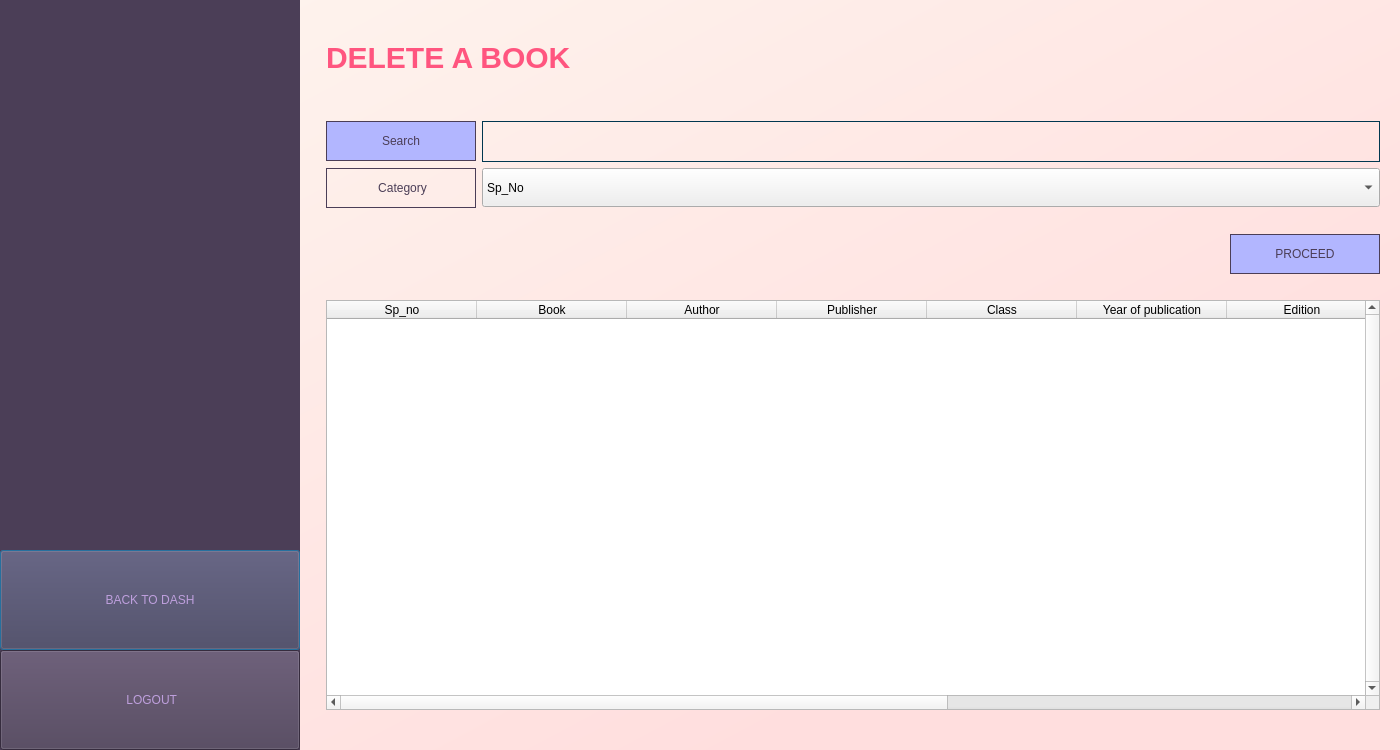
<?xml version="1.0" encoding="UTF-8"?>
<ui version="4.0">
 <class>registerDialog</class>
 <widget class="QDialog" name="registerDialog">
  <property name="geometry">
   <rect>
    <x>0</x>
    <y>0</y>
    <width>1400</width>
    <height>750</height>
   </rect>
  </property>
  <property name="minimumSize">
   <size>
    <width>1400</width>
    <height>750</height>
   </size>
  </property>
  <property name="windowTitle">
   <string>Dialog</string>
  </property>
  <layout class="QVBoxLayout" name="verticalLayout">
   <property name="leftMargin">
    <number>0</number>
   </property>
   <property name="topMargin">
    <number>0</number>
   </property>
   <property name="rightMargin">
    <number>0</number>
   </property>
   <property name="bottomMargin">
    <number>0</number>
   </property>
   <item>
    <widget class="QWidget" name="dashwidget" native="true">
     <property name="enabled">
      <bool>true</bool>
     </property>
     <property name="sizePolicy">
      <sizepolicy hsizetype="Expanding" vsizetype="Expanding">
       <horstretch>0</horstretch>
       <verstretch>0</verstretch>
      </sizepolicy>
     </property>
     <property name="minimumSize">
      <size>
       <width>1400</width>
       <height>750</height>
      </size>
     </property>
     <property name="styleSheet">
      <string notr="true">QWidget#dashwidget{
	background-color : qlineargradient(spread:pad, x1:0, y1:0, x2:1, y2:1, stop:0 rgba(254, 246, 239, 255), stop:0.766169 rgba(255, 222, 222, 255))
}</string>
     </property>
     <layout class="QGridLayout" name="gridLayout_3">
      <property name="sizeConstraint">
       <enum>QLayout::SetNoConstraint</enum>
      </property>
      <property name="leftMargin">
       <number>0</number>
      </property>
      <property name="topMargin">
       <number>0</number>
      </property>
      <property name="rightMargin">
       <number>0</number>
      </property>
      <property name="bottomMargin">
       <number>0</number>
      </property>
      <item row="0" column="0">
       <layout class="QHBoxLayout" name="horizontalLayout">
        <property name="sizeConstraint">
         <enum>QLayout::SetNoConstraint</enum>
        </property>
        <item>
         <widget class="QWidget" name="widget" native="true">
          <property name="minimumSize">
           <size>
            <width>300</width>
            <height>750</height>
           </size>
          </property>
          <property name="styleSheet">
           <string notr="true">background-color: rgb(75, 62, 87);</string>
          </property>
          <layout class="QVBoxLayout" name="verticalLayout_4">
           <property name="spacing">
            <number>0</number>
           </property>
           <property name="leftMargin">
            <number>0</number>
           </property>
           <property name="topMargin">
            <number>0</number>
           </property>
           <property name="rightMargin">
            <number>0</number>
           </property>
           <property name="bottomMargin">
            <number>0</number>
           </property>
           <item>
            <spacer name="verticalSpacer_3">
             <property name="orientation">
              <enum>Qt::Vertical</enum>
             </property>
             <property name="sizeType">
              <enum>QSizePolicy::Preferred</enum>
             </property>
             <property name="sizeHint" stdset="0">
              <size>
               <width>20</width>
               <height>1000</height>
              </size>
             </property>
            </spacer>
           </item>
           <item>
            <widget class="QPushButton" name="homeButton">
             <property name="minimumSize">
              <size>
               <width>300</width>
               <height>100</height>
              </size>
             </property>
             <property name="styleSheet">
              <string notr="true">font: 18pt &quot;Calibri&quot;;
color: rgb(190, 159, 221);</string>
             </property>
             <property name="text">
              <string>BACK TO DASH</string>
             </property>
            </widget>
           </item>
           <item>
            <widget class="QPushButton" name="logout">
             <property name="minimumSize">
              <size>
               <width>300</width>
               <height>100</height>
              </size>
             </property>
             <property name="styleSheet">
              <string notr="true">font: 18pt &quot;Calibri&quot;;
color:rgb(190, 159, 221);
background-color:rgb(75, 62, 87);</string>
             </property>
             <property name="text">
              <string> LOGOUT</string>
             </property>
             <property name="icon">
              <iconset>
               <normaloff>logout icon.png</normaloff>logout icon.png</iconset>
             </property>
             <property name="iconSize">
              <size>
               <width>30</width>
               <height>30</height>
              </size>
             </property>
            </widget>
           </item>
          </layout>
         </widget>
        </item>
        <item>
         <spacer name="verticalSpacer">
          <property name="orientation">
           <enum>Qt::Vertical</enum>
          </property>
          <property name="sizeHint" stdset="0">
           <size>
            <width>20</width>
            <height>40</height>
           </size>
          </property>
         </spacer>
        </item>
        <item>
         <layout class="QVBoxLayout" name="verticalLayout_3">
          <property name="sizeConstraint">
           <enum>QLayout::SetNoConstraint</enum>
          </property>
          <item>
           <spacer name="horizontalSpacer_3">
            <property name="orientation">
             <enum>Qt::Horizontal</enum>
            </property>
            <property name="sizeHint" stdset="0">
             <size>
              <width>40</width>
              <height>40</height>
             </size>
            </property>
           </spacer>
          </item>
          <item>
           <widget class="QLabel" name="libraryRecords">
            <property name="styleSheet">
             <string notr="true">font-size: 30px;
font: 75 26pt &quot;Trebuchet MS&quot;;
color: rgb(255, 85, 127);</string>
            </property>
            <property name="text">
             <string>&lt;html&gt;&lt;head/&gt;&lt;body&gt;&lt;p&gt;&lt;span style=&quot; font-weight:600;&quot;&gt;DELETE A BOOK&lt;/span&gt;&lt;/p&gt;&lt;/body&gt;&lt;/html&gt;</string>
            </property>
            <property name="textFormat">
             <enum>Qt::AutoText</enum>
            </property>
           </widget>
          </item>
          <item>
           <spacer name="horizontalSpacer">
            <property name="orientation">
             <enum>Qt::Horizontal</enum>
            </property>
            <property name="sizeHint" stdset="0">
             <size>
              <width>40</width>
              <height>40</height>
             </size>
            </property>
           </spacer>
          </item>
          <item>
           <layout class="QGridLayout" name="gridLayout">
            <property name="topMargin">
             <number>0</number>
            </property>
            <item row="1" column="0">
             <widget class="QLabel" name="category">
              <property name="minimumSize">
               <size>
                <width>150</width>
                <height>40</height>
               </size>
              </property>
              <property name="layoutDirection">
               <enum>Qt::LeftToRight</enum>
              </property>
              <property name="styleSheet">
               <string notr="true">font: 11pt &quot;Calibri&quot;;
color: rgb(75, 62, 87);
border : 1px solid rgb(75, 62, 87);</string>
              </property>
              <property name="text">
               <string>&lt;html&gt;&lt;head/&gt;&lt;body&gt;&lt;p align=&quot;center&quot;&gt;Category&lt;/p&gt;&lt;/body&gt;&lt;/html&gt;</string>
              </property>
             </widget>
            </item>
            <item row="1" column="1">
             <widget class="QComboBox" name="categoryBox">
              <property name="minimumSize">
               <size>
                <width>684</width>
                <height>39</height>
               </size>
              </property>
              <property name="styleSheet">
               <string notr="true"/>
              </property>
              <property name="editable">
               <bool>false</bool>
              </property>
              <item>
               <property name="text">
                <string>Sp_No</string>
               </property>
              </item>
              <item>
               <property name="text">
                <string>Book_Title</string>
               </property>
              </item>
              <item>
               <property name="text">
                <string>Author_Name</string>
               </property>
              </item>
              <item>
               <property name="text">
                <string>Publisher</string>
               </property>
              </item>
              <item>
               <property name="text">
                <string>Class</string>
               </property>
              </item>
              <item>
               <property name="text">
                <string>Year_Of_Publication</string>
               </property>
              </item>
              <item>
               <property name="text">
                <string>Edition</string>
               </property>
              </item>
              <item>
               <property name="text">
                <string>Subject</string>
               </property>
              </item>
              <item>
               <property name="text">
                <string>Category</string>
               </property>
              </item>
              <item>
               <property name="text">
                <string>Cost</string>
               </property>
              </item>
             </widget>
            </item>
            <item row="0" column="1">
             <widget class="QLineEdit" name="searchfield">
              <property name="minimumSize">
               <size>
                <width>684</width>
                <height>41</height>
               </size>
              </property>
              <property name="styleSheet">
               <string notr="true">background-color: rgba(0, 0, 0, 0);
border:1px solid rgb(0, 55, 80);
color: rgb(0, 55, 80);
font: 75 14pt &quot;Calibri&quot; bold;

</string>
              </property>
              <property name="text">
               <string/>
              </property>
              <property name="placeholderText">
               <string/>
              </property>
             </widget>
            </item>
            <item row="0" column="0">
             <widget class="QPushButton" name="searchButton">
              <property name="minimumSize">
               <size>
                <width>150</width>
                <height>40</height>
               </size>
              </property>
              <property name="maximumSize">
               <size>
                <width>150</width>
                <height>40</height>
               </size>
              </property>
              <property name="styleSheet">
               <string notr="true">font: 11pt &quot;Calibri&quot;;
color:rgb(75, 62, 87);
background-color:rgb(178, 182, 255);
border : 1px solid rgb(75, 62, 87);

</string>
              </property>
              <property name="text">
               <string>Search</string>
              </property>
             </widget>
            </item>
           </layout>
          </item>
          <item>
           <spacer name="horizontalSpacer_2">
            <property name="orientation">
             <enum>Qt::Horizontal</enum>
            </property>
            <property name="sizeHint" stdset="0">
             <size>
              <width>40</width>
              <height>20</height>
             </size>
            </property>
           </spacer>
          </item>
          <item>
           <layout class="QGridLayout" name="gridLayout_2">
            <property name="topMargin">
             <number>0</number>
            </property>
            <item row="0" column="0">
             <widget class="QLabel" name="confirm">
              <property name="minimumSize">
               <size>
                <width>800</width>
                <height>0</height>
               </size>
              </property>
              <property name="styleSheet">
               <string notr="true">font: 13pt &quot;Calibri&quot; bold;
color:rgb(170, 0, 0);</string>
              </property>
              <property name="text">
               <string/>
              </property>
             </widget>
            </item>
            <item row="0" column="2">
             <widget class="QPushButton" name="confirmbutton">
              <property name="minimumSize">
               <size>
                <width>150</width>
                <height>40</height>
               </size>
              </property>
              <property name="maximumSize">
               <size>
                <width>150</width>
                <height>40</height>
               </size>
              </property>
              <property name="styleSheet">
               <string notr="true">font: 11pt &quot;Calibri&quot;;
color:rgb(75, 62, 87);
background-color:rgb(178, 182, 255);
border : 1px solid rgb(75, 62, 87);

</string>
              </property>
              <property name="text">
               <string>PROCEED</string>
              </property>
             </widget>
            </item>
            <item row="0" column="1">
             <spacer name="horizontalSpacer_7">
              <property name="orientation">
               <enum>Qt::Horizontal</enum>
              </property>
              <property name="sizeHint" stdset="0">
               <size>
                <width>5</width>
                <height>20</height>
               </size>
              </property>
             </spacer>
            </item>
           </layout>
          </item>
          <item>
           <spacer name="horizontalSpacer_5">
            <property name="orientation">
             <enum>Qt::Horizontal</enum>
            </property>
            <property name="sizeHint" stdset="0">
             <size>
              <width>40</width>
              <height>20</height>
             </size>
            </property>
           </spacer>
          </item>
          <item>
           <widget class="QTableWidget" name="registertable">
            <property name="styleSheet">
             <string notr="true">font: 8pt &quot;Calibri&quot;;
</string>
            </property>
            <property name="verticalScrollBarPolicy">
             <enum>Qt::ScrollBarAlwaysOn</enum>
            </property>
            <property name="horizontalScrollBarPolicy">
             <enum>Qt::ScrollBarAlwaysOn</enum>
            </property>
            <property name="sizeAdjustPolicy">
             <enum>QAbstractScrollArea::AdjustIgnored</enum>
            </property>
            <property name="autoScrollMargin">
             <number>16</number>
            </property>
            <property name="editTriggers">
             <set>QAbstractItemView::NoEditTriggers</set>
            </property>
            <property name="showDropIndicator" stdset="0">
             <bool>true</bool>
            </property>
            <property name="alternatingRowColors">
             <bool>true</bool>
            </property>
            <property name="gridStyle">
             <enum>Qt::SolidLine</enum>
            </property>
            <property name="columnCount">
             <number>10</number>
            </property>
            <attribute name="horizontalHeaderDefaultSectionSize">
             <number>150</number>
            </attribute>
            <attribute name="horizontalHeaderStretchLastSection">
             <bool>false</bool>
            </attribute>
            <attribute name="verticalHeaderStretchLastSection">
             <bool>false</bool>
            </attribute>
            <column>
             <property name="text">
              <string>Sp_no</string>
             </property>
            </column>
            <column>
             <property name="text">
              <string>Book</string>
             </property>
            </column>
            <column>
             <property name="text">
              <string>Author</string>
             </property>
            </column>
            <column>
             <property name="text">
              <string>Publisher</string>
             </property>
            </column>
            <column>
             <property name="text">
              <string>Class</string>
             </property>
            </column>
            <column>
             <property name="text">
              <string>Year of publication</string>
             </property>
            </column>
            <column>
             <property name="text">
              <string>Edition</string>
             </property>
            </column>
            <column>
             <property name="text">
              <string>Subject</string>
             </property>
            </column>
            <column>
             <property name="text">
              <string>Category</string>
             </property>
            </column>
            <column>
             <property name="text">
              <string>Cost</string>
             </property>
            </column>
           </widget>
          </item>
          <item>
           <spacer name="horizontalSpacer_6">
            <property name="orientation">
             <enum>Qt::Horizontal</enum>
            </property>
            <property name="sizeHint" stdset="0">
             <size>
              <width>40</width>
              <height>40</height>
             </size>
            </property>
           </spacer>
          </item>
         </layout>
        </item>
        <item>
         <spacer name="verticalSpacer_2">
          <property name="orientation">
           <enum>Qt::Vertical</enum>
          </property>
          <property name="sizeHint" stdset="0">
           <size>
            <width>20</width>
            <height>40</height>
           </size>
          </property>
         </spacer>
        </item>
       </layout>
      </item>
     </layout>
    </widget>
   </item>
  </layout>
 </widget>
 <resources/>
 <connections/>
</ui>
